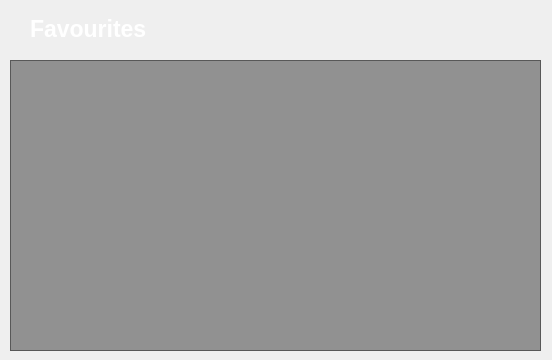
    <widget class="QWidget" name="favourites_page">
     <widget class="QLabel" name="label_10">
      <property name="geometry">
       <rect>
        <x>30</x>
        <y>4</y>
        <width>131</width>
        <height>50</height>
       </rect>
      </property>
      <property name="font">
       <font>
        <pointsize>17</pointsize>
        <weight>75</weight>
        <bold>true</bold>
       </font>
      </property>
      <property name="styleSheet">
       <string notr="true">color: rgb(255, 255, 255);
background-color: rgab(255, 255, 255, 0);</string>
      </property>
      <property name="text">
       <string>Favourites</string>
      </property>
     </widget>
     <widget class="QListWidget" name="favourites_listWidget">
      <property name="geometry">
       <rect>
        <x>10</x>
        <y>60</y>
        <width>531</width>
        <height>291</height>
       </rect>
      </property>
      <property name="font">
       <font>
        <pointsize>13</pointsize>
        <weight>75</weight>
        <bold>true</bold>
       </font>
      </property>
      <property name="cursor" stdset="0">
       <cursorShape>PointingHandCursor</cursorShape>
      </property>
      <property name="styleSheet">
       <string notr="true">color: rgb(86, 227, 194);
background-color: rgba(0, 0, 0, 100);

selection-background-color: rgb(255, 140, 64);
selection-color: rgb(255, 255, 255);
padding:10px;
</string>
      </property>
      <property name="verticalScrollBarPolicy">
       <enum>Qt::ScrollBarAlwaysOff</enum>
      </property>
      <property name="horizontalScrollBarPolicy">
       <enum>Qt::ScrollBarAlwaysOff</enum>
      </property>
     </widget>
     <widget class="QPushButton" name="delete_selected_favourite_btn">
      <property name="geometry">
       <rect>
        <x>470</x>
        <y>14</y>
        <width>33</width>
        <height>32</height>
       </rect>
      </property>
      <property name="cursor">
       <cursorShape>PointingHandCursor</cursorShape>
      </property>
      <property name="styleSheet">
       <string notr="true">QPushButton{
	background-color: rgba(255, 255, 255, 0);
	background-repeat:no-repeat;
	border:none;
	background-position:center center;
	border-radius: 5px;
}

QPushButton:hover{
	background-color: rgba(255,255,255,100);
}</string>
      </property>
      <property name="text">
       <string/>
      </property>
      <property name="icon">
       <iconset resource="res.qrc">
        <normaloff>:/img/utils/images/clear.png</normaloff>:/img/utils/images/clear.png</iconset>
      </property>
      <property name="iconSize">
       <size>
        <width>32</width>
        <height>32</height>
       </size>
      </property>
     </widget>
     <widget class="QPushButton" name="delete_all_favourites_btn">
      <property name="geometry">
       <rect>
        <x>510</x>
        <y>14</y>
        <width>33</width>
        <height>32</height>
       </rect>
      </property>
      <property name="cursor">
       <cursorShape>PointingHandCursor</cursorShape>
      </property>
      <property name="styleSheet">
       <string notr="true">QPushButton{
	background-color: rgba(255, 255, 255, 0);
	background-repeat:no-repeat;
	border:none;
	background-position:center center;
	border-radius: 5px;
}

QPushButton:hover{
	background-color: rgba(255,255,255,100);
}</string>
      </property>
      <property name="text">
       <string/>
      </property>
      <property name="icon">
       <iconset resource="res.qrc">
        <normaloff>:/img/utils/images/remove.png</normaloff>:/img/utils/images/remove.png</iconset>
      </property>
      <property name="iconSize">
       <size>
        <width>32</width>
        <height>32</height>
       </size>
      </property>
     </widget>
    </widget>
